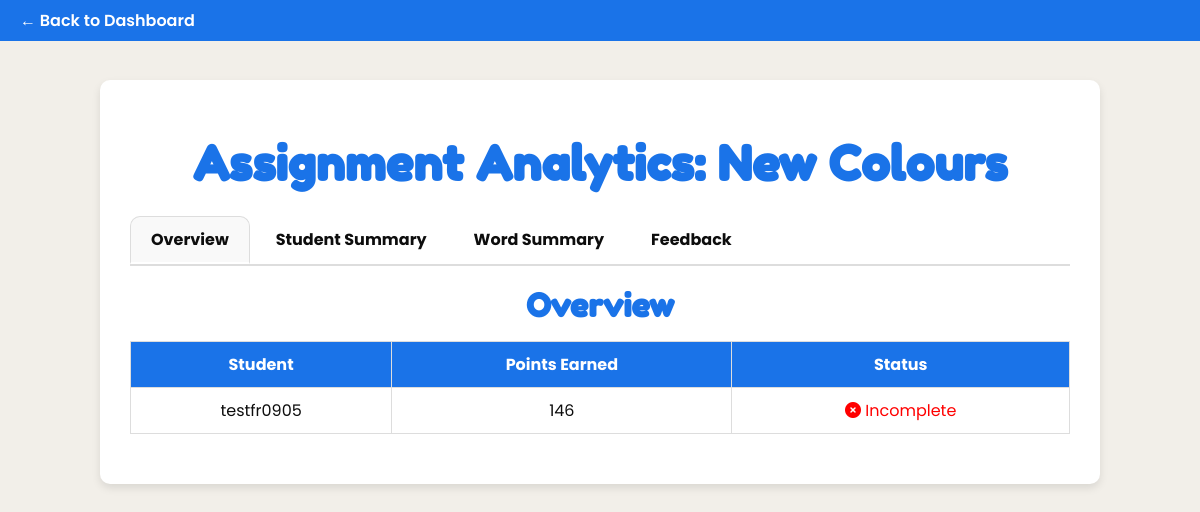
/assignment-analytics/2/ (signed in), run on the app's committed database.
### learning/models.py (models this page shows, shortened)
class Assignment(models.Model):
    name = models.CharField(max_length=255)
    class_assigned = models.ForeignKey(Class, on_delete=models.CASCADE)
    vocab_list = models.ForeignKey(VocabularyList, on_delete=models.CASCADE)
    deadline = models.DateTimeField()
    target_points = models.IntegerField()  # Total target points for the assignment
    include_flashcards = models.BooleanField(default=False)
    points_per_flashcard = models.IntegerField(default=1)
    include_matchup = models.BooleanField(default=False)
    points_per_matchup = models.IntegerField(default=1)
    include_fill_gap = models.BooleanField(default=False)
    points_per_fill_gap = models.IntegerField(default=1)
    include_destroy_wall = models.BooleanField(default=False)
    points_per_destroy_wall = models.IntegerField(default=1)
    include_unscramble = models.BooleanField(default=False)
    points_per_unscramble = models.IntegerField(default=1)
    include_listening_dictation = models.BooleanField(default=False)
    points_per_listening_dictation = models.IntegerField(default=1)
    include_listening_translation = models.BooleanField(default=False)
    points_per_listening_translation = models.IntegerField(default=1)
    teacher = models.ForeignKey(User, on_delete=models.CASCADE, limit_choices_to={'is_teacher': True})

class AssignmentProgress(models.Model):
    student = models.ForeignKey(Student, on_delete=models.CASCADE)
    assignment = models.ForeignKey(Assignment, on_delete=models.CASCADE)
    points_earned = models.IntegerField(default=0)
    time_spent = models.DurationField(default=timedelta())
    completed = models.BooleanField(default=False)

class Student(models.Model):
    school = models.ForeignKey(School, on_delete=models.CASCADE)
    id = models.UUIDField(primary_key=True, default=uuid.uuid4, editable=False)
    first_name = models.CharField(max_length=50)
    last_name = models.CharField(max_length=50)
    year_group = models.IntegerField()
    date_of_birth = models.DateField()
    username = models.CharField(max_length=50, unique=True)
    password = models.CharField(max_length=50)
    classes = models.ManyToManyField(Class, related_name="students")
    last_login = models.DateTimeField(null=True, blank=True)
    total_points = models.PositiveIntegerField(default=0)
    weekly_points = models.PositiveIntegerField(default=0)
    monthly_points = models.PositiveIntegerField(default=0)
    weekly_points_last_reset = models.DateField(default=now)
    monthly_points_last_reset = models.DateField(default=now)
    last_activity = models.DateField(null=True, blank=True)  # Last day they practiced
    current_streak = models.PositiveIntegerField(default=0)  # How many days in a row
    highest_streak = models.PositiveIntegerField(default=0)  # Their best-ever streak
    assignments_completed = models.PositiveIntegerField(default=0)  # Number of completed assignments
    flashcard_games_played = models.PositiveIntegerField(default=0)
    match_up_games_played = models.PositiveIntegerField(default=0)
    destroy_wall_games_played = models.PositiveIntegerField(default=0)

### learning/views.py (the view, shortened to what this page needs)
# urls.py: path('assignment-analytics/<int:assignment_id>/', views.assignment_analytics, name='assignment_analytics'),
@login_required
def assignment_analytics(request, assignment_id):
    assignment = get_object_or_404(Assignment, id=assignment_id)
    if request.user != assignment.teacher:
        return HttpResponseForbidden("You do not have permission to view this assignment's analytics.")
    if not assignment.class_assigned.teachers.filter(id=request.user.id).exists():
        return HttpResponseForbidden("You do not have permission to view this assignment's analytics.")
    progress_list = AssignmentProgress.objects.filter(assignment=assignment)
    attempts = list(
        AssignmentAttempt.objects.filter(assignment=assignment)
        .select_related("student", "vocabulary_word")
        .order_by("timestamp")
    )
    student_summary = {}
    student_summary_list = []
    word_summary_dict = {}
    word_summary_list = []
    first_attempts = {}
    for att in attempts:
        key = (att.student.id, att.vocabulary_word.id)
        if key not in first_attempts:
            first_attempts[key] = att.is_correct
    easy_words, difficult_words = [], []
    for (sid, wid), is_correct in first_attempts.items():
        word_text = word_summary_dict[wid]["word"]
        if is_correct:
            easy_words.append(word_text)
        else:
            difficult_words.append(word_text)
    word_cloud_easy = list(set(easy_words))
    word_cloud_difficult = list(set(difficult_words))
    top_difficult_words = sorted(word_summary_list, key=lambda x: x["students_difficulty"], reverse=True)[:10]
    context = {
        "assignment": assignment,
        "progress_list": progress_list,
        "student_summary": student_summary_list,
        "word_summary": word_summary_list,
        "word_cloud_easy": word_cloud_easy,
        "word_cloud_difficult": word_cloud_difficult,
        "top_difficult_words": top_difficult_words,
    }
    return render(request, "learning/assignment_analytics.html", context)

### learning/templates/learning/assignment_analytics.html (shortened to what this page needs)
{% load static %}
<!DOCTYPE html>
<html lang="en">
<head>
  <link rel="stylesheet" href="https://cdnjs.cloudflare.com/ajax/libs/font-awesome/6.0.0/css/all.min.css">
</head>
<body>
  <div class="top-nav">
    <a href="{% url 'teacher_dashboard' %}?pane=classes">&larr; Back to Dashboard</a>
  </div>
  <div class="container">
    <h1>Assignment Analytics: {{ assignment.name }}</h1>
    <div class="tabs">
      <div class="tab active" data-tab="overview">Overview</div>
      <div class="tab" data-tab="student-summary">Student Summary</div>
      <div class="tab" data-tab="word-summary">Word Summary</div>
      <div class="tab" data-tab="feedback">Feedback</div>
    </div>
    <div class="tab-content active" id="overview">
      <h2>Overview</h2>
      <table>
        <thead>
          <tr>
            <th>Student</th>
            <th>Points Earned</th>
            <th>Status</th>
          </tr>
        </thead>
        <tbody>
          {% for progress in progress_list %}
          <tr>
            <td>{{ progress.student.username }}</td>
            <td>{{ progress.points_earned }}</td>
            <td>
              {% if progress.completed %}
                <span style="color:green;"><i class="fas fa-check-circle"></i> Completed</span>
              {% else %}
                <span style="color:red;"><i class="fas fa-times-circle"></i> Incomplete</span>
              {% endif %}
            </td>
          </tr>
          {% empty %}
          <tr>
            <td colspan="3">No progress data available.</td>
          </tr>
          {% endfor %}
        </tbody>
      </table>
    </div>
  </div>
{% include 'messages.html' %}
</body>
</html>

### learning/templates/learning/assignment_analytics.html (style rules this page uses)
:root { --primary: #1A73E8; --accent: #F2A03D; --secondary-accent: #34A853; --background: #F2EFE9; --dark: #0D0D0D; --highlight: #A6173D; }
*, *::before, *::after { box-sizing: border-box; }
body { font-family: 'Poppins', sans-serif; background-color: var(--background); color: var(--dark); margin: 0; padding: 0 20px 20px 20px; }
a { color: var(--accent); text-decoration: none; transition: color 0.3s; }
h1, h2, h3, h4, h5, h6 { margin: 0.5em 0; }
h1 { font-family: 'Fredoka One', cursive; font-size: 3rem; color: var(--primary); }
h2 { font-family: 'Fredoka One', cursive; font-size: 2rem; color: var(--primary); }
.top-nav { background-color: var(--primary); color: #fff; padding: 8px 20px; display: flex; align-items: center; position: fixed; top: 0; left: 0; right: 0; z-index: 1000; }
.top-nav a { color: #fff; text-decoration: none; font-weight: 600; font-size: 16px; }
.container { max-width: 1000px; margin: 80px auto 20px; background: #fff; padding: 30px; border-radius: 10px; box-shadow: 0 4px 8px rgba(0,0,0,0.1); text-align: center; }
.tabs { display: flex; border-bottom: 2px solid #ddd; margin-bottom: 20px; }
.tab { padding: 10px 20px; cursor: pointer; font-weight: bold; border: 1px solid transparent; border-top-left-radius: 10px; border-top-right-radius: 10px; margin-right: 5px; }
.tab.active { border: 1px solid #ddd; border-bottom: 2px solid #fff; background: #f9f9f9; }
.tab-content { display: none; }
.tab-content.active { display: block; }
table { width: 100%; border-collapse: collapse; margin-bottom: 20px; }
table, th, td { border: 1px solid #ddd; }
th, td { padding: 10px; text-align: center; font-size: 16px; }
th { background: var(--primary); color: #fff; }

### data on the page
Assignment: name "New Colours"
AssignmentProgress: student.username "testfr0905", points_earned "146", completed False (drawn)
